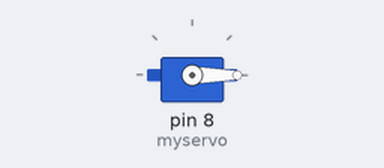
Recording of a sketch running on a simulated Arduino Uno, built with avr-gcc and run on an emulated ATmega328P. Parts: servo.

Above: at 0.1 s.
At 1.1 s:
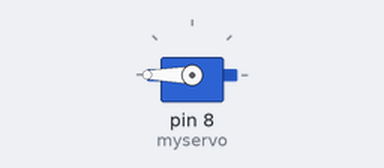
At 2.1 s:
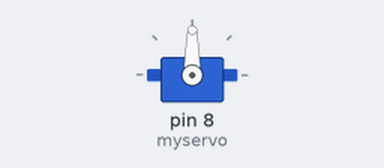
Timing chart, 0 to 3.6 s (numbered marks = the images above):
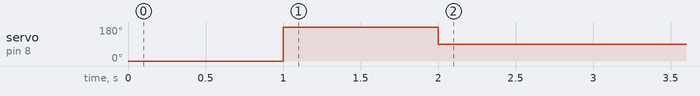

The sketch:

center-servo.ino
```cpp
#include <Servo.h>

Servo myservo;

void setup()
{
  myservo.attach(8);
  myservo.write(0);
  delay(1000);
  myservo.write(180);
  delay(1000);
  myservo.write(90);  // set servo to mid-point
}

void loop() {

}
```

Measured:
- by itself, servo on pin 8 (myservo): 0° → 180° at 1.0 s, → 90° 1.0 s later
